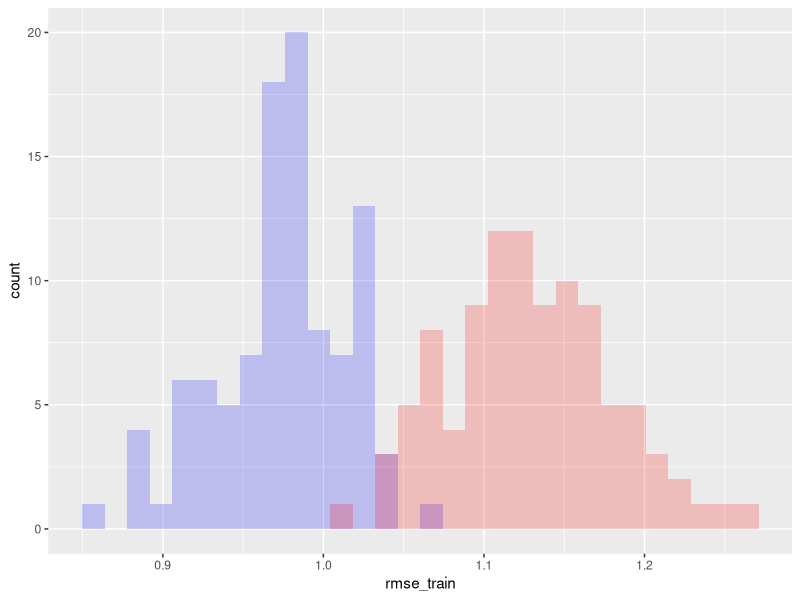
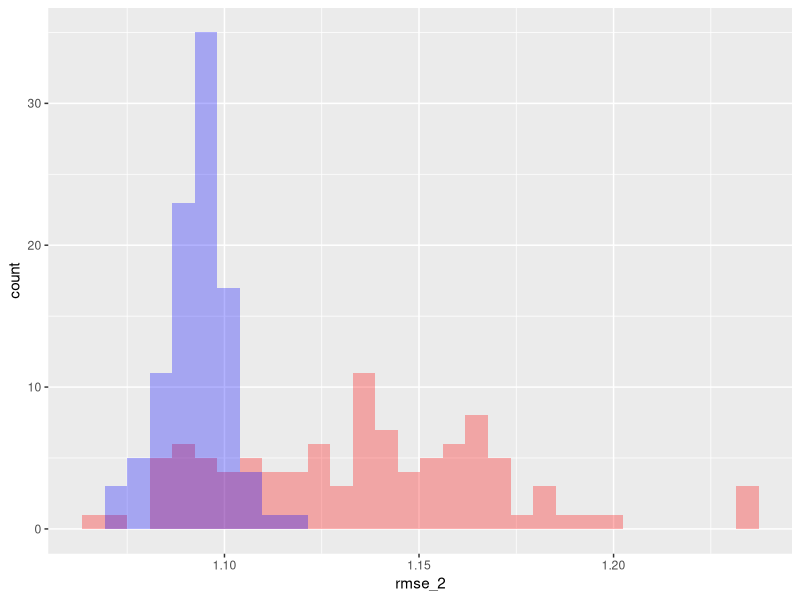
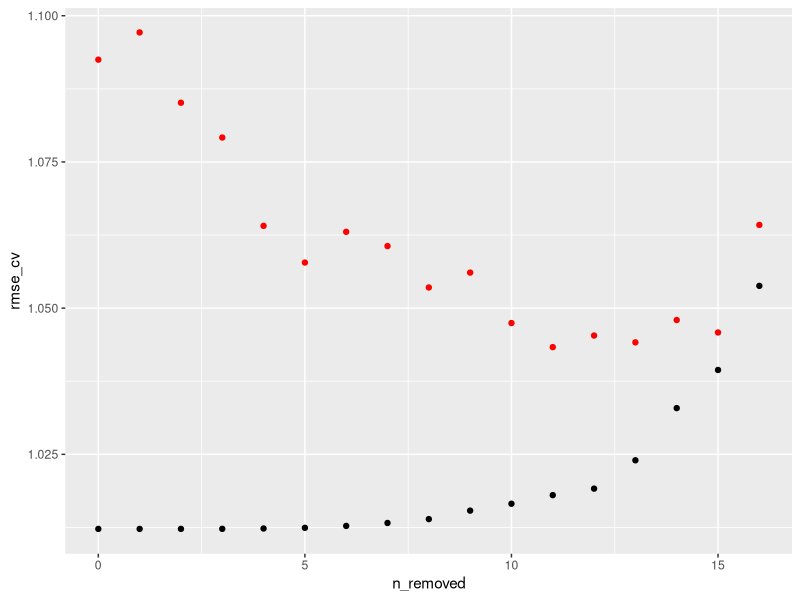
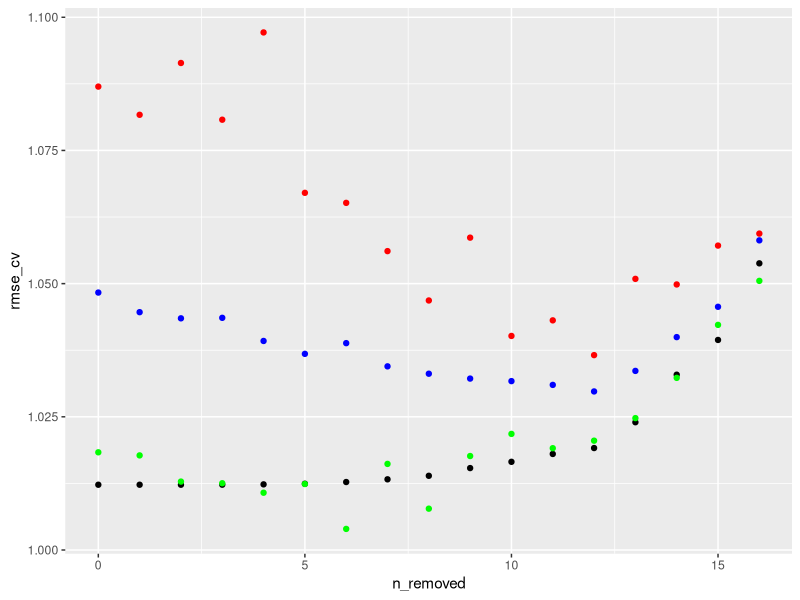
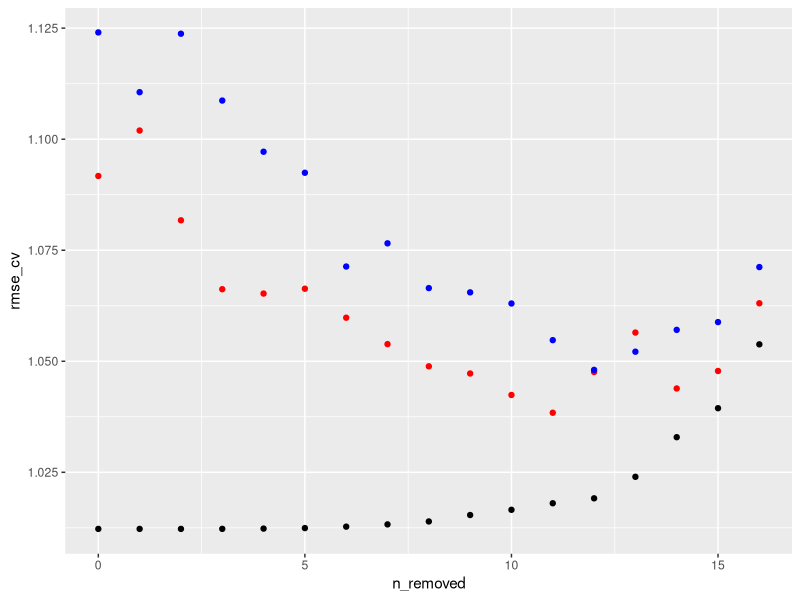

Write R code to recreate these figures, in order. (Note: a time limit stopped this script after it produced the figures.)
library(dplyr)
library(ggplot2)

# Load data
setwd('C:/Users/Andrew/Documents/Signal/curriculum/datasets/speed-dating-simple/')
df = read.csv('speed-dating-simple.csv')
df_attr = select(df, -intel_o, -amb_o, -fun_o, -sinc_o)
df_attr = filter(df_attr, gender==0)
df_attr = select(df_attr, -gender)

# Single train/test split
split_data = function(df) {
  groups = sample(1:nrow(df)) %% 2
  train = df[groups == 0, ]
  test = df[groups == 1, ]
  list(train=train, test=test)
}

split_predict = function(train, test) {
  model = lm(attr_o ~ ., train)
  pred_train = predict(model, train)
  pred_test = predict(model, test)
  list(train=pred_train, test=pred_test)
}

rmse = function(x, y) sqrt(mean((x-y)^2))

niter = 100
rmse_train = rep(0, niter)
rmse_test = rep(0, niter)
for (i in 1:niter) {
  print(paste('Iteration:', i))
  splits = split_data(df_attr)
  preds = split_predict(splits$train, splits$test)
  rmse_train[i] = rmse(preds$train, splits$train$attr_o)
  rmse_test[i] = rmse(preds$test, splits$test$attr_o)
}
rmses = data.frame(rmse_train, rmse_test)
ggplot(rmses) + geom_histogram(aes(rmse_train), fill="blue", alpha=0.2) + geom_histogram(aes(rmse_test), fill="red", alpha=0.2)

std_error = function(x) sd(x) / sqrt(length(x))

std_error(rmse_test)
std_error(rmse_train)

# n-fold cross validation
nfold_cv = function(df, n_folds) {
  # Make empty predictions vector
  preds = numeric(nrow(df))

  # Calculate the different folds
  folds = sample(nrow(df)) %% n_folds + 1

  for (i in 1:n_folds) {
    # Get subsets of the data
    df_train = df[folds != i, ]
    df_test = df[folds == i, ]

    # Fit linear model to training set
    fit = lm(attr_o ~ ., df_train)

    # Make predictions for other training set
    preds[folds == i] = predict(fit, df_test)
  }

  # Return RMSE
  sqrt(mean((preds - df$attr_o)^2))
}

# Run 100 trials for calculation of RMSE
rmse_2 = numeric(100)
rmse_10 = numeric(100)

for (i in 1:100) {
  print(paste('Iteration', i))
  rmse_2[i] = nfold_cv(df_attr, 2)
  rmse_10[i] = nfold_cv(df_attr, 10)
}

# Plot values of RMSE
df_rmse = data.frame(rmse_2, rmse_10)
ggplot(df_rmse) + geom_histogram(aes(x=rmse_2), alpha=0.3, fill="red") + geom_histogram(aes(x=rmse_10), alpha=0.3, fill="blue")

std_error(rmse_2)
std_error(rmse_10)


# Stepwise regression code by Michael Beese II (heavily modified)

backward_step = function(df) {
  rmse_cv = c()
  rmse_nocv = c()
  n_removed = c()
  n_removed_count = 0
  while (length(colnames(df)) > 1) {
    # Fit model
    model = lm(attr_o ~ ., df)

    # Add cross-validated RMSE estimate
    rmse_cv = c(rmse_cv, nfold_cv(df, 10))

    # Add RMSE for linear regression on whole dataset
    rmse_nocv = c(rmse_nocv, rmse(predict(model, df), df$attr_o))

    # Add # features removed
    n_removed = c(n_removed, n_removed_count)

    # Feature elimination
    sumDF = as.data.frame(summary(model)$coefficients)
    sumDF = cbind(sumDF, rownames(sumDF))
    sumDF = sumDF[-1, ] # remove Intercept column
    maxRow = filter(sumDF, sumDF[4] == max(sumDF[4])) # biggest p-value

    # Eliminate column
    df = select(df, -one_of(as.character(maxRow[[5]])))

    n_removed_count = n_removed_count + 1
  }
  return(data.frame(n_removed=n_removed, rmse_cv=rmse_cv, rmse_nocv=rmse_nocv))
}

step_results = backward_step(df_attr)

# Not a completely smooth plot, but RMSE decreases as
# features are removed and then sharply climbs when you've
# removed ~14 variables
ggplot(step_results) + geom_point(aes(x=n_removed, y=rmse_cv), color="red") + geom_point(aes(x=n_removed, y=rmse_nocv))

# Using the real step() function
backStepOfficial = function(df) {
  responseVars = c("attr_o", "sinc_o","intel_o","fun_o","amb_o")
  finalModels = list()
  for(i in responseVars){
    activities = select(df, one_of(i), sports:yoga)
    f = paste(i,"~.")
    model = lm(f, activities)
    s = step(model, formula(model), direction="backward")
    finalModels[[length(finalModels)+1]] = s
  }
  return(finalModels)
}

# Female vs. male
step_f = backStepOfficial(filter(df, gender==0))
step_m = backStepOfficial(filter(df, gender==1))

# Bootstrap functions

bootstrap_bad = function(df, approach) {
  rmse_sum = 0
  for (i in 1:100) {
    idx_btstrap = sample(1:nrow(df), replace=TRUE)
    df_btstrap = df[idx_btstrap, ]

    if (approach == 1) {
      train = df_btstrap
      test = df
    } else if (approach == 2) {
      train = df
      test = df_btstrap
    }

    # Train model
    model = lm(attr_o ~ ., train)
    preds = predict(model, test)

    rmse_sum = rmse_sum + rmse(preds, test$attr_o)
  }
  rmse_sum / 100
}

backward_step_2 = function(df) {
  rmse_cv = c()
  rmse_nocv = c()
  rmse_btstrap_1 = c()
  rmse_btstrap_2 = c()
  n_removed = c()
  n_removed_count = 0
  while (length(colnames(df)) > 1) {
    # Fit model
    model = lm(attr_o ~ ., df)

    # Add cross-validated RMSE estimate
    rmse_cv = c(rmse_cv, nfold_cv(df, 10))

    # Add RMSE for linear regression on whole dataset
    rmse_nocv = c(rmse_nocv, rmse(predict(model, df), df$attr_o))

    # Add bootstrap RMSE
    rmse_btstrap_1 = c(rmse_btstrap_1, bootstrap_bad(df, approach=1))
    rmse_btstrap_2 = c(rmse_btstrap_2, bootstrap_bad(df, approach=2))

    # Add # features removed
    n_removed = c(n_removed, n_removed_count)

    # Feature elimination
    sumDF = as.data.frame(summary(model)$coefficients)
    sumDF = cbind(sumDF, rownames(sumDF))
    sumDF = sumDF[-1, ] # remove Intercept column
    maxRow = filter(sumDF, sumDF[4] == max(sumDF[4])) # biggest p-value

    # Eliminate column
    df = select(df, -one_of(as.character(maxRow[[5]])))

    n_removed_count = n_removed_count + 1
  }
  return(data.frame(n_removed=n_removed, rmse_cv=rmse_cv, rmse_nocv=rmse_nocv, rmse_btstrap_1=rmse_btstrap_1, rmse_btstrap_2=rmse_btstrap_2))
}

step_results_2 = backward_step_2(df_attr)

ggplot(step_results_2) + geom_point(aes(x=n_removed, y=rmse_cv), color="red") + geom_point(aes(x=n_removed, y=rmse_nocv)) + geom_point(aes(x=n_removed, y=rmse_btstrap_1), color="blue") + geom_point(aes(x=n_removed, y=rmse_btstrap_2), color="green")

bootstrap_good = function(df) {
  rmse_sum = 0
  for (i in 1:100) {
    idx_btstrap = sample(1:nrow(df), replace=TRUE)
    df_btstrap = df[idx_btstrap, ]
    model = lm(attr_o ~ ., df_btstrap)

    preds = predict(model, df[-unique(idx_btstrap), ])
    rmse_sum = rmse_sum + rmse(preds, df$attr_o[-unique(idx_btstrap)])
  }
  rmse_sum / 100
}

backward_step_3 = function(df) {
  rmse_cv = c()
  rmse_nocv = c()
  rmse_btstrap = c()
  n_removed = c()
  n_removed_count = 0
  while (length(colnames(df)) > 1) {
    # Fit model
    model = lm(attr_o ~ ., df)

    # Add cross-validated RMSE estimate
    rmse_cv = c(rmse_cv, nfold_cv(df, 10))

    # Add RMSE for linear regression on whole dataset
    rmse_nocv = c(rmse_nocv, rmse(predict(model, df), df$attr_o))

    # Add bootstrap RMSE
    rmse_btstrap = c(rmse_btstrap, bootstrap_good(df))

    # Add # features removed
    n_removed = c(n_removed, n_removed_count)

    # Feature elimination
    sumDF = as.data.frame(summary(model)$coefficients)
    sumDF = cbind(sumDF, rownames(sumDF))
    sumDF = sumDF[-1, ] # remove Intercept column
    maxRow = filter(sumDF, sumDF[4] == max(sumDF[4])) # biggest p-value

    # Eliminate column
    df = select(df, -one_of(as.character(maxRow[[5]])))

    n_removed_count = n_removed_count + 1
  }
  return(data.frame(n_removed=n_removed, rmse_cv=rmse_cv, rmse_nocv=rmse_nocv, rmse_btstrap=rmse_btstrap))
}

step_results_3 = backward_step_3(df_attr)

ggplot(step_results_3) + geom_point(aes(x=n_removed, y=rmse_cv), color="red") + geom_point(aes(x=n_removed, y=rmse_nocv)) + geom_point(aes(x=n_removed, y=rmse_btstrap), color="blue")

# Distributions of RMSE estimates
# Use whole dataset for convenience
rmses_btstrap = sapply(1:100, function(x) bootstrap_good(df_attr))
rmses_cv = sapply(1:100, function(x) nfold_cv(df_attr, 5))
qplot(rmses_btstrap)
qplot(rmses_cv)
df = data.frame(rmses_btstrap, rmses_cv)
ggplot(df) + geom_histogram(aes(x=rmses_btstrap), fill="red", alpha=0.2) + geom_histogram(aes(x=rmses_cv), fill="blue", alpha=0.2)

# Finance bootstrapping estimate example
calc_alpha = function(X, Y) {
  sdX = sd(X)
  sdY = sd(Y)
  (sdY^2) / (sdX^2 + sdY^2)
}

gen_alphas = function(sdX, sdY) {
  nobs = 100
  X = rnorm(nobs, mean=10, sd=sdX)
  Y = rnorm(nobs, mean=10, sd=sdY)

  alphas = numeric(1000)
  for (i in 1:1000) {
    Xstrap = X[sample(1:nobs, replace=TRUE)]
    Ystrap = Y[sample(1:nobs, replace=TRUE)]
    alpha_est = calc_alpha(Xstrap, Ystrap)
    alphas[i] = alpha_est
  }
alphas
}

alph1 = gen_alphas(1, 3)
alph2 = gen_alphas(3, 1)
alph3 = gen_alphas(3, 3)

qplot(alph1)
qplot(alph2)
qplot(alph3)

mean(alph1)
sd(alph1)

mean(alph2)
sd(alph2)

mean(alph3)
sd(alph3)

alph4 = gen_alphas(1, 2)
alph5 = gen_alphas(1, 3)
alph6 = gen_alphas(1, 4)
df_alph = data.frame(alph4, alph5, alph6)
ggplot(df_alph) + geom_histogram(aes(x=alph4), fill="red", alpha=0.2) + geom_histogram(aes(x=alph5), fill="blue", alpha=0.2) + geom_histogram(aes(x=alph6), fill="black", alpha=0.2)
